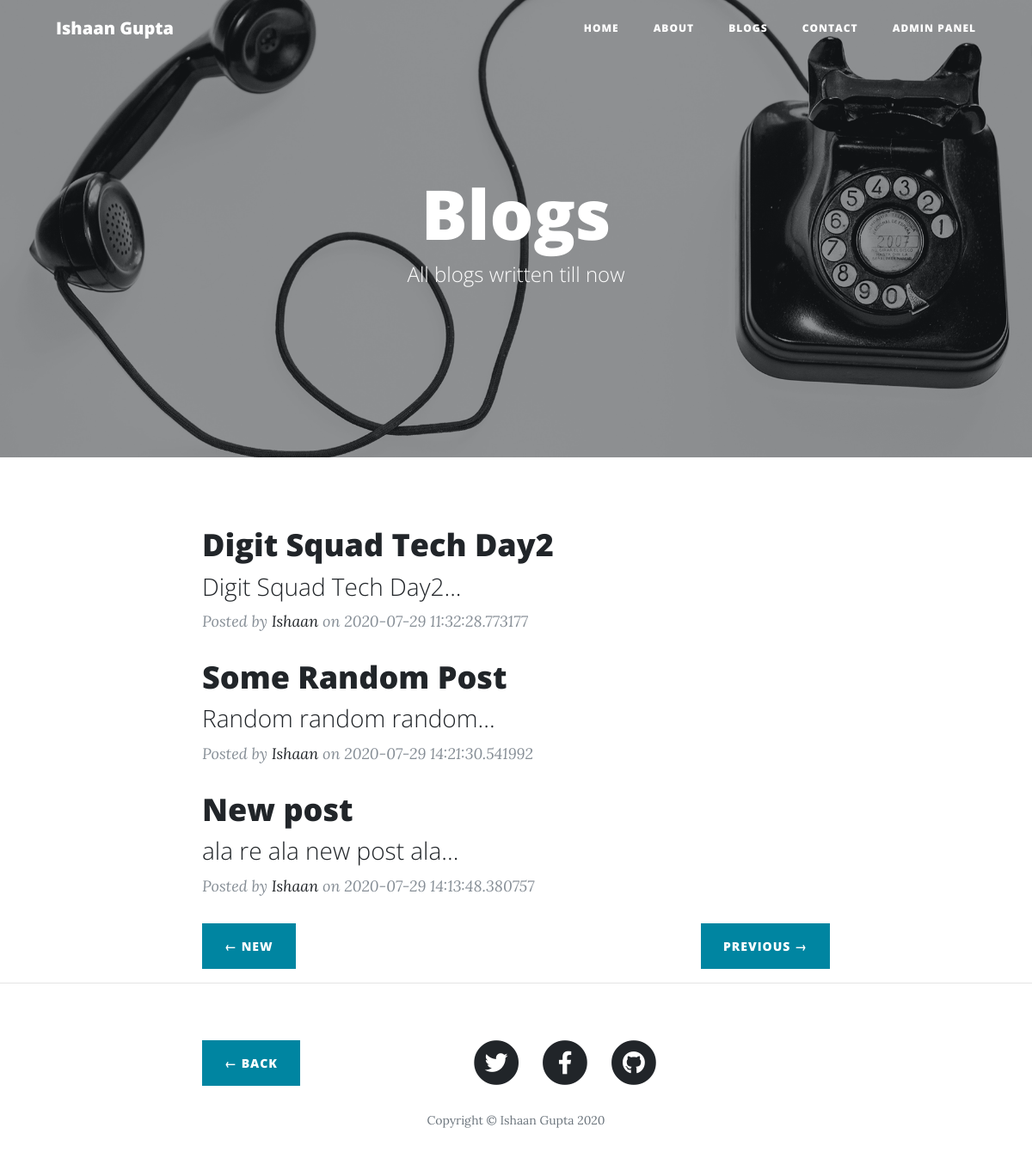
Screenshot of /blogs with the database file from the repository.
### mainWeb.py (models this page shows)
class Posts(db.Model):
    serial_no = db.Column(db.Integer, primary_key=True)
    title = db.Column(db.String(50), nullable=False)
    tagline = db.Column(db.String(50), nullable=False)
    slug = db.Column(db.String(50), nullable=False)
    content = db.Column(db.String(9999), nullable=False)
    date = db.Column(db.String(12), nullable=True)
    img_file = db.Column(db.String(30), nullable=True)

### mainWeb.py (the view)
@app.route('/blogs')
def blogs():
    posts = Posts.query.filter_by().all()[::-1]
    last = math.ceil(len(posts)/int(parameter['no_of_post']))
    page = request.args.get('page')
    if (not str(page).isnumeric()):
        page = 1
    page = int(page)
    posts = posts[(page-1)*int(parameter['no_of_post']):(page-1)*int(parameter['no_of_post'])+int(parameter['no_of_post'] )]
    if page == 1:
        prev = "/blogs"
        next = "/blogs?page=" + str(page+1)
    elif page == last:
        prev = "/blogs?page=" + str(page - 1)
        next = "/blogs"
    else:
        prev = "/blogs?page=" + str(page - 1)
        next = "/blogs?page=" + str(page + 1)
    return render_template('blogs.html', par=parameter, posts=posts, next=next, prev=prev)

### templates/blogs.html
{% extends "layout.html" %}
{% block body %}
<header class="masthead" style="background-image: url('{{url_for('static', filename='img/contact-bg.jpg')}}')">
    <div class="overlay"></div>
    <div class="container">
      <div class="row">
        <div class="col-lg-8 col-md-10 mx-auto">
          <div class="page-heading">
            <h1>Blogs</h1>
            <span class="subheading">All blogs written till now</span>
          </div>
        </div>
      </div>
    </div>
  </header>
  <div class="container">
    <div class="row">
      <div class="col-lg-8 col-md-10 mx-auto">
  {% for post in posts %}
        <div class="post-preview">
          <a href="/post/{{post.slug}}">
            <h2 class="post-title">
              {{post.title}}
            </h2>
            <h3 class="post-subtitle">
              {{post.tagline}}...
            </h3>
          </a><p class="post-meta">Posted by
            <a href="/about">Ishaan</a>
            on {{post.date}}</p>
        </div>
        {% endfor %}
<div class="clearfix">
          <a class="btn btn-primary float-left" href="{{prev}}">&larr; New </a>
          <a class="btn btn-primary float-right" href="{{next}}">Previous &rarr;</a>
        </div>
      </div>
    </div>
  </div>
 {% endblock %}

### templates/layout.html (shortened to what this page needs)
<!DOCTYPE html>
<html lang="en">
<head>
  <link href="{{url_for('static', filename='vendor/bootstrap/css/bootstrap.min.css')}}" rel="stylesheet">
  <link href="{{url_for('static', filename='vendor/fontawesome-free/css/all.min.css')}}" rel="stylesheet" type="text/css">
  <link href="{{url_for('static', filename='css/clean-blog.min.css')}}" rel="stylesheet">
</head>
<body>
  <nav class="navbar navbar-expand-lg navbar-light fixed-top" id="mainNav">
    <div class="container">
      <a class="navbar-brand" href="/">Ishaan Gupta</a>
      <div class="collapse navbar-collapse" id="navbarResponsive">
        <ul class="navbar-nav ml-auto">
          <li class="nav-item">
            <a class="nav-link" href="/">Home</a>
          </li>
          <li class="nav-item">
            <a class="nav-link" href="/about">About</a>
          </li>
          <li class="nav-item">
            <a class="nav-link" href="/blogs">Blogs</a>
          </li>
          <li class="nav-item">
            <a class="nav-link" href="/contact">Contact</a>
          </li>
          <li class="nav-item">
            <a class="nav-link" href="/dashboard">Admin Panel</a>
          </li>
        </ul>
      </div>
    </div>
  </nav>
{% block body %} {% endblock %}
    <hr>
  <footer>
    <div class="container">
      <div class="row">
        <div class="col-lg-8 col-md-10 mx-auto">
          <a class="btn btn-primary float-left" href="/">&larr; Back</a>
          <ul class="list-inline text-center">
            <li class="list-inline-item">
              <a href="{{par['twitter_url']}}" target="_blank">
                <span class="fa-stack fa-lg">
                  <i class="fas fa-circle fa-stack-2x"></i>
                  <i class="fab fa-twitter fa-stack-1x fa-inverse"></i>
                </span>
              </a>
            </li>
            <li class="list-inline-item">
              <a href="{{par['fb_url']}}" target="_blank">
                <span class="fa-stack fa-lg">
                  <i class="fas fa-circle fa-stack-2x"></i>
                  <i class="fab fa-facebook-f fa-stack-1x fa-inverse"></i>
                </span>
              </a>
            </li>
            <li class="list-inline-item" >
              <a href="{{par['github_url']}}" target="_blank">
                <span class="fa-stack fa-lg">
                  <i class="fas fa-circle fa-stack-2x"></i>
                  <i class="fab fa-github fa-stack-1x fa-inverse"></i>
                </span>
              </a>
            </li>
          </ul>
         <a href='/about'> <p class="copyright text-muted">Copyright &copy; Ishaan Gupta 2020</p></a>
        </div>
      </div>
    </div>
  </footer>
</body>
</html>

### rows the page displays
Posts: title "Digit Squad Tech Day2", tagline "Digit Squad Tech Day2", date "2020-07-29 11:32:28.773177"
Posts: title "Some Random Post", tagline "Random random random", date "2020-07-29 14:21:30.541992"
Posts: title "New post", tagline "ala re ala new post ala", date "2020-07-29 14:13:48.380757"
